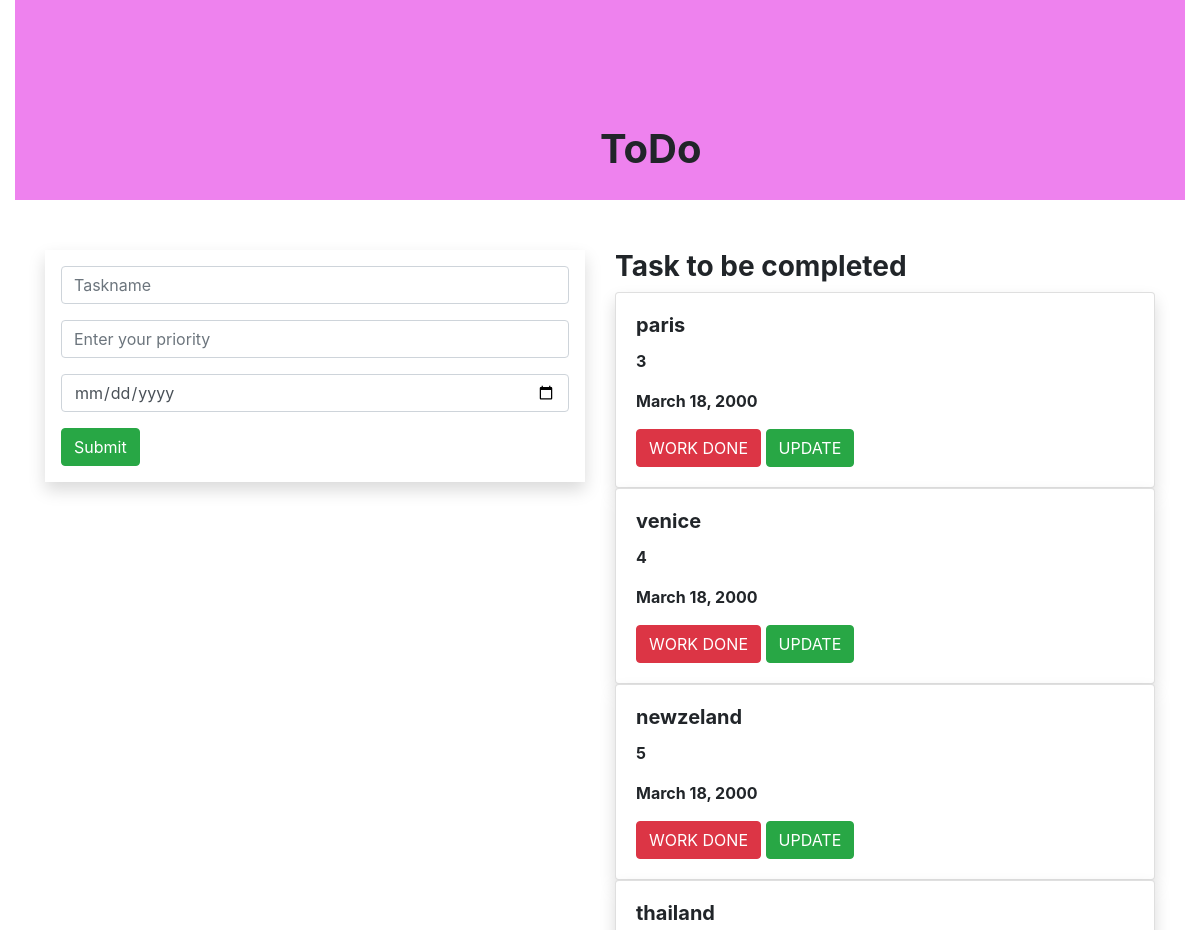
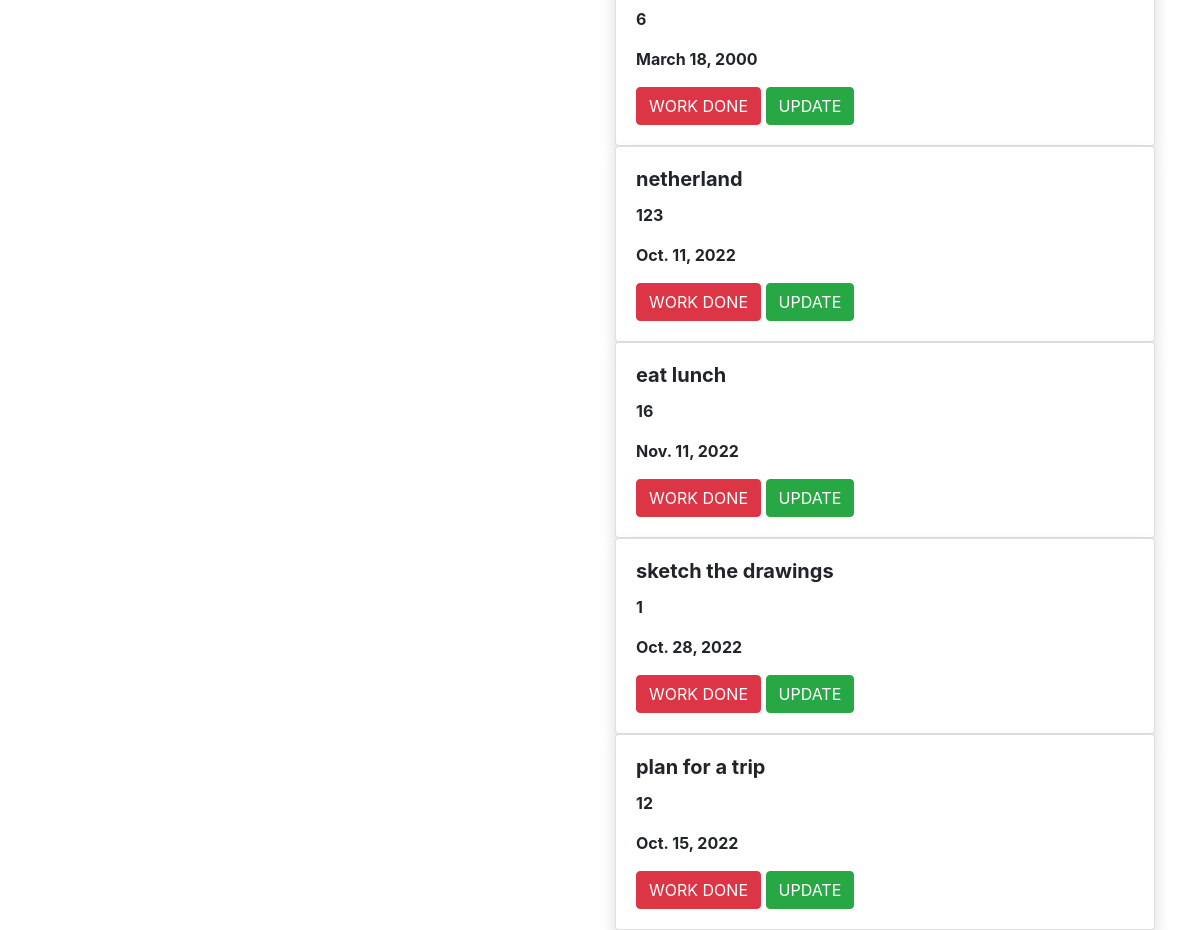
The page / on the database its author committed (2 pictures, top to bottom).
### todoapp/models.py (models this page shows, shortened)
class Task(models.Model):
    name=models.CharField(max_length=250)
    priority=models.IntegerField()
    date=models.DateField()

### todoapp/views.py (the view)
# urls.py: path('',views.home,name='index'),
def home(request):
    task1 = Task.objects.all()
    if request.method=='POST':
        name=request.POST.get('Task','')
        priority=request.POST.get('Priority','')
        date=request.POST.get('date','')
        task=Task(name=name,priority=priority,date=date)
        task.save()
    return render(request,'home.html',{'task':task1})

### templates/home.html (shortened to what this page needs)
{% extends 'base.html' %}
{% block content %}
<div class="container-fluid">
    <div class="row">
        <div class="col-md-12">
            <div class="banner">
                <div class="banner-text">
                    <h1><b>ToDo</b></h1>
                </div>
            </div>
        </div>
    </div>
</div>
<div class="container">
    <div class="row">
        <div class="col-md-6" >
            <form method="POST"  class="p-3 shadow">
                <div class="form-group">
                    <input type="text" class="form-control" name="Task" placeholder="Taskname">
                </div>
                <div class="form-group">
                    <input type="text" class="form-control" name="Priority" placeholder="Enter your priority">
                </div>
                <div class="form-group">
                    <input type="date" class="form-control" name="date" placeholder="enter the date ">
                </div>
                <input type="submit" class="btn btn-success">
                </form>
        </div>
        <div class="col-md-6">
            <h3><b>Task to be completed</b></h3>
            {% for i in task %}
            <div class="shadow card">
                <div class="card-body">
                    <h5 class="card-title"><b>{{i.name}}</b></h5>
                    <p><b>{{i.priority}}</b></p>
                    <p><b>{{i.date}}</b></p>
                    <a class="btn btn-danger" href="{% url 'delete' i.id %}">WORK DONE</a>
                    <a class="btn btn-success" href="{% url 'update' i.id %}">UPDATE</a>
                </div>
            </div>
            {% endfor %}
        </div>
    </div>
</div>
{% endblock %}

### templates/base.html (shortened to what this page needs)
{% load static %}
<!DOCTYPE html>
<html lang="en">
<head>
<link  href="https://stackpath.bootstrapcdn.com/bootstrap/4.3.1/css/bootstrap.min.css" rel="stylesheet"></head>
<link rel="stylesheet" href="{% static 'style.css' %}">
<body>
{% block content %}
{% endblock %}
</body>
</html>

### static/style.css (style rules this page uses)
.banner { background-color:violet; width:100%; height:200px; margin-bottom:50px; }
.banner-text { top:50%; left:50%; position:absolute; transform:transform; }

### rows shown on the page
Task: name "paris", priority "3", date "March 18, 2000"
Task: name "venice", priority "4", date "March 18, 2000"
Task: name "newzeland", priority "5", date "March 18, 2000"
Task: name "thailand", priority "6", date "March 18, 2000"
Task: name "netherland", priority "123", date "Oct. 11, 2022"
Task: name "eat lunch", priority "16", date "Nov. 11, 2022"
Task: name "sketch the drawings", priority "1", date "Oct. 28, 2022"
Task: name "plan for a trip", priority "12", date "Oct. 15, 2022"
